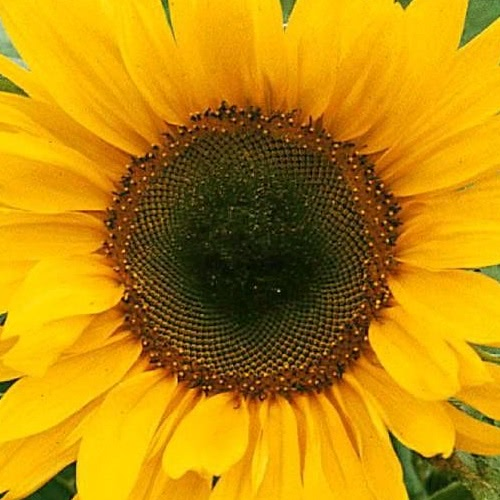
#> input picture Image Processing 2/cv8/data/pvi_cv08_sunflower_template.jpg, 500 x 500 px
$ python sunflower.py
#> lines starting #> are read from the running program, lines starting #| are printed output that depends on the picture
import os
import cv2 as cv
import matplotlib.pyplot as plt
from skimage.feature import blob_log
from scipy.stats import entropy


THRESHOLD = 0.70

def load_template(path, display=True):
    """
    Load, calculate and normalize template hue histogram
    """
#> called with path = 'data/pvi_cv08_sunflower_template.jpg', display = False
    template_bgr = cv.imread(path)
#> template_bgr is the input picture: shape (500, 500, 3); mean B, G, R 9.7, 138.7, 190
    template_rgb = cv.cvtColor(template_bgr, cv.COLOR_BGR2RGB)
    template_hue = cv.cvtColor(template_bgr, cv.COLOR_BGR2HSV)[:, :, 0]
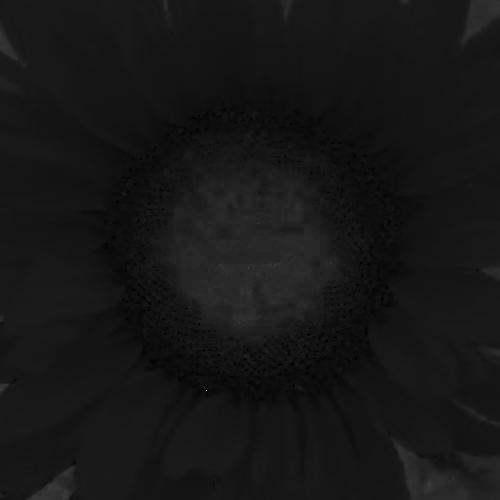
#> template_hue: shape (500, 500); min 0, max 179, mean 22.3

    hist_hue = cv.calcHist([template_hue], [0], None, [180], [0,180])
#> hist_hue = 180 values, max 31048 at index 23, min 0 at index 61, mean 1388.9
    hist_hue = hist_hue / hist_hue.sum()
#> hist_hue = 180 values, max 0.124 at index 23, min 0 at index 61, mean 0.00556


    if not display:
        return hist_hue

    plt.figure("Template")
    plt.subplot(1,2,1)
    plt.imshow(template_rgb)
    plt.title("Original")
    plt.subplot(1,2,2)
    plt.plot(hist_hue)
    plt.title("Hue histogram")
    plt.show()


def process_sunflowers(data_dir):
    """
    Work through sunflower images
    """
    template_path = os.path.join(data_dir, "pvi_cv08_sunflower_template.jpg")
    tmp_hist = load_template(template_path, display=False)
#> tmp_hist has the same summary as hist_hue in load_template

    # Parse paths
    img_dir = os.path.join(data_dir, "samples", "imgs")
    gt_dir = os.path.join(data_dir, "samples", "gt")
    images = os.listdir(img_dir)
#> (the run stopped early here; a loop or call above may not have finished)
